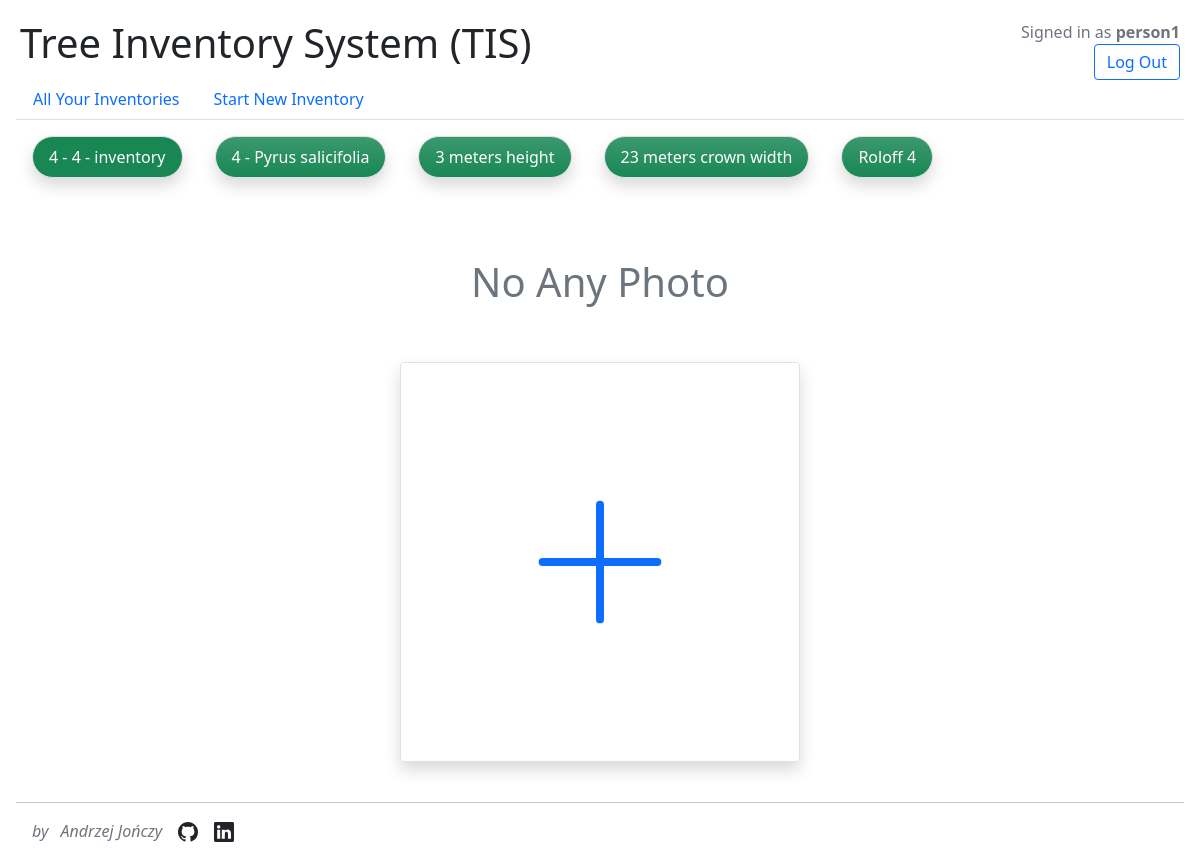
/inventory/4/tree/4/ (signed in), run on the app's committed database.
### TIS_app/models.py (models this page shows, shortened)
class Tree(models.Model):
    ROLOFF_CHOICES = (
        (0, "0"),
        (1, "1"),
        (2, "2"),
        (3, "3"),
        (4, "4"),
    )
    lp = models.PositiveIntegerField(default=1)
    species = models.ForeignKey(
        Species,
        on_delete=models.CASCADE,
        help_text="Basic tree species found in Poland.",
    )
    height = models.PositiveIntegerField(
        verbose_name="Height [meters]",
        help_text="Height of tree mansured from base to top of tree.",
    )
    crown_width = models.PositiveIntegerField(
        verbose_name="Crown width [meters]",
        help_text="Tree crown width measured at its widest point.",
    )
    roloff = models.PositiveSmallIntegerField(
        choices=ROLOFF_CHOICES,
        default=0,
        help_text="Crown structure and tree vitality in Roloff scale.",
    )
    inventory = models.ForeignKey(Inventory, on_delete=models.CASCADE)
    is_existing = models.BooleanField(default=True)
    class Meta:
        unique_together = ["lp", "inventory"]

class Inventory(models.Model):
    STATUS_CHOICES = (
        (0, "Inventory"),
        (1, "Valorization"),
        (2, "Tree management"),
    )
    id = models.SmallAutoField(primary_key=True)
    name = models.CharField(max_length=64)
    created_date = models.DateField(auto_now_add=True)
    edited_date = models.DateField(auto_now=True)
    finish_date = models.DateField(null=True)
    status = models.PositiveIntegerField(choices=STATUS_CHOICES, default=0)
    author = models.ForeignKey(User, on_delete=models.PROTECT)
    principal = models.CharField(max_length=64)
    principal_address = models.CharField(max_length=128, null=True, blank=True)
    description = models.TextField(blank=True, null=True)
    class Meta:
        unique_together = ["id", "author"]

class Species(models.Model):
    latin_name = models.CharField(max_length=64)
    class Meta:
        ordering = ["latin_name"]
    def __str__(self):
        return f"{self.latin_name}"  # + f" / {self.polish_name}"

### TIS_app/views.py (the view, shortened to what this page needs)
class GaleryTreeView(LoginRequiredMixin, FormView):
    template_name = "TIS_app/tree_galery.html"
    form_class = PhotoTreeForm
    def get_context_data(self, **kwargs: Any) -> Dict[str, Any]:
        context = super().get_context_data(**kwargs)
        context["tree"] = get_object_or_404(
            Tree, lp=self.kwargs["lp"], inventory=self.kwargs["inventory_pk"]
        )
        return context
    def get_initial(self) -> Dict[str, Any]:
        data = super().get_initial()
        tree = get_object_or_404(
            Tree, lp=self.kwargs["lp"], inventory=self.kwargs["inventory_pk"]
        )
        data["tree"] = tree.pk
        return data

### TIS_app/context_processors.py (called while the page is built)
def metadata(request):
    return {
        "author": "Andrzej Jończy",
        "github": "https://github.com/andree0",
        "linkedin": "https://www.linkedin.com/in/andrzej-jonczy/",
    }

### TIS_app/templates/TIS_app/tree_galery.html (shortened to what this page needs)
{% extends 'TIS_app/base.html' %}
{% block body %}
<div class="d-inline-flex flex-wrap">
    <a href="{% url 'inventory-details' tree.inventory.pk %}" role="button" type="button" class="btn btn-success m-3 p-2 px-3 border rounded-pill shadow">{{ tree.inventory.id }} - {{ tree.inventory.name }}</a>
    <div class="m-3 p-2 px-3 border rounded-pill bg-success bg-gradient text-white shadow">{{ tree.lp }} - {{ tree.species }}</div>
    <div class="m-3 p-2 px-3 border rounded-pill bg-success bg-gradient text-white shadow">{{ tree.height }} meters height</div>
    <div class="m-3 p-2 px-3 border rounded-pill bg-success bg-gradient text-white shadow">{{ tree.crown_width }} meters crown width</div>
    <div class="m-3 p-2 px-3 border rounded-pill bg-success bg-gradient text-white shadow">Roloff {{ tree.roloff }}</div>
</div>
<div class="d-flex flex-wrap m-2 py-2 justify-content-center">
    {% for photo in tree.photo_set.all %}
        <div style="height: 400px; width: 400px;" class="d-flex m-2 p-2 border rounded shadow justify-content-center">
            <img src="{{ photo.image.url }}" class="rounded m-auto" style="max-width: 100%; height: auto;"/>
        </div>
    {% empty %}
    <h1 class="text-muted w-100 text-center my-5">No Any Photo</h1>
    {% endfor %}
    <div style="height: 400px; width: 400px;" class="d-flex m-2 p-2 border rounded shadow justify-content-center">
        <button class="btn btn-outline-primary border-0 w-100" data-bs-toggle="offcanvas" data-bs-target="#offcanvasWithBackdrop" aria-controls="offcanvasWithBackdrop">
            <svg xmlns="http://www.w3.org/2000/svg" class="ionicon rounded m-auto p-5" viewBox="0 0 512 512" width="300" height="300">
                <title>Add</title>
                <path fill="none" stroke="currentColor" stroke-linecap="round" stroke-linejoin="round" stroke-width="20" d="M256 112v288M400 256H112"/>
            </svg>
        </button>
    </div>
</div>
{% endblock %}

### TIS_app/templates/TIS_app/login_info.html (shortened to what this page needs)
<div class="d-flex align-items-end flex-column p-1">
    {% if user.is_authenticated %}
        <div class="mb-1 text-muted">Signed in as <strong>{{ user.username }}</strong></div>
        <div>
            <a class="d-inline btn btn-outline-primary btn" role="button"
                href="{% url 'logout' %}">Log Out</a>
        </div>
    {% endif %}
</div>

### static/app.css (style rules this page uses)
body { display: flex; flex-direction: column; min-height: 100vh; }

### data on the page
Tree: inventory.id "4", inventory.name "4 - inventory", lp "4", species "Pyrus salicifolia", height "3", crown_width "23", roloff "4"

### other printed values
{{ user.username }} "person1"
{{ author }} "Andrzej Jończy"
